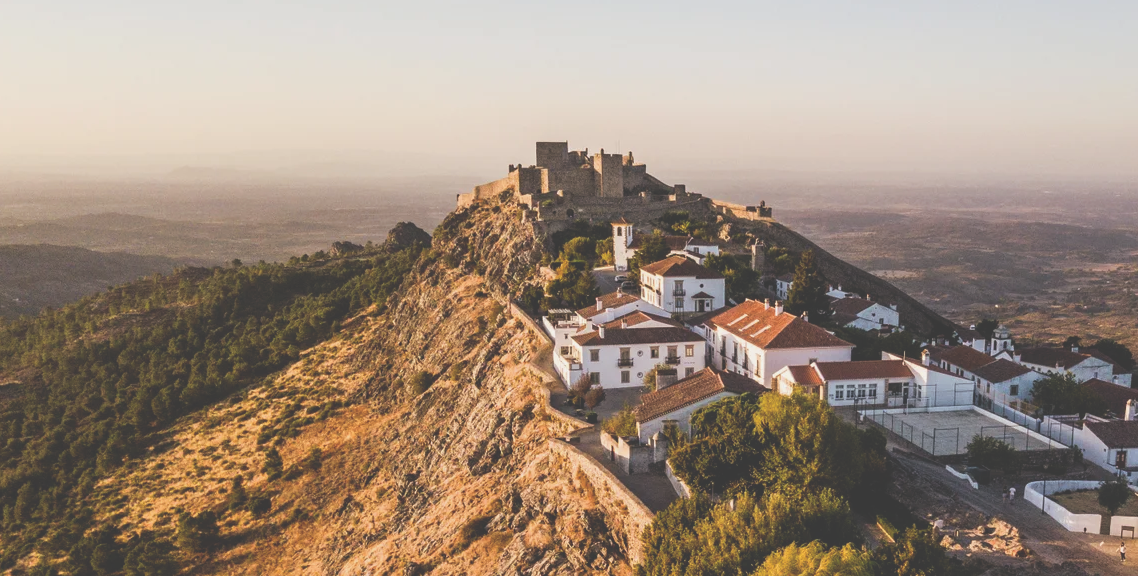
#> input picture Parte06/images/marvao/1.png, 1138 x 576 px, found by its file name
$ python main.py
#> lines starting #> are read from the running program, lines starting #| are printed output that depends on the picture
#!/usr/bin/env python3
# shebang line for linux / mac

from copy import deepcopy
import glob
from random import randint
import cv2  # import the opencv library
from matplotlib import pyplot as plt
import numpy as np
import argparse

import matplotlib
matplotlib.use('Agg')


def main():

    # ------------------------------------
    # Setu pargparse
    # ------------------------------------
    parser = argparse.ArgumentParser(
        prog='Traffic car couter',
        description='Counts cars',
        epilog='This is finished')

    parser.add_argument('-qi', '--query_image', type=str, default='../images/santorini/1.png')
    parser.add_argument('-ti', '--target_image', type=str, default='../images/santorini/1.png')

    args = vars(parser.parse_args())
    print(args)

    # ----------------------------------
    # Load the query and target images
    # ----------------------------------
    q_image = cv2.imread(args['query_image'])
#> q_image is the input picture: shape (576, 1138, 3); mean B, G, R 124.3, 138.9, 156
    q_gray_image = cv2.cvtColor(q_image, cv2.COLOR_BGR2GRAY)  # type: ignore
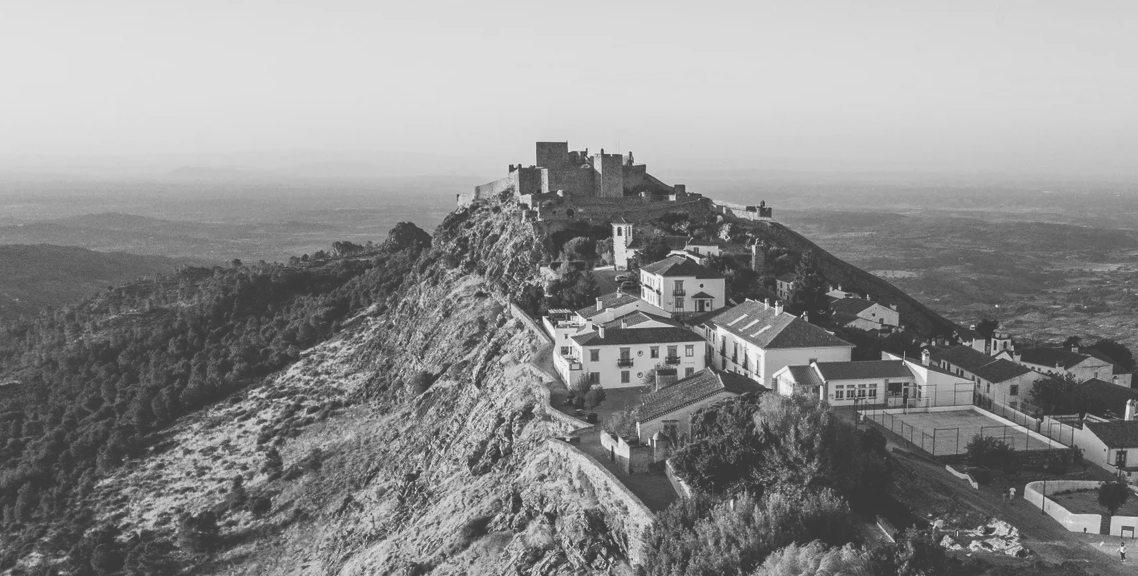
#> q_gray_image: shape (576, 1138); min 57, max 242, mean 142.3

    t_image = cv2.imread(args['target_image'])
    t_gray_image = cv2.cvtColor(t_image, cv2.COLOR_BGR2GRAY)  # type: ignore

    # ----------------------------------
    # Compute sift keypoints and descriptors
    # ----------------------------------
    sift = cv2.SIFT_create(nfeatures=500)  # create an object for the sift
    q_key_points, q_descriptors = sift.detectAndCompute(q_gray_image, None)
#> q_key_points = 500 keypoints; strongest (x, y, size): (747, 299, 1.8), (776, 303, 1.8), (672, 198, 4.4), (602, 150, 2.1)
    t_key_points, t_descriptors = sift.detectAndCompute(t_gray_image, None)
#> t_key_points has the same summary as q_key_points

    # Drawing the keypoints on the query image
    # q_image_gui = deepcopy(q_image)
    # for key_point in q_key_points:  # iterate all keypoints
    #     x = int(key_point.pt[0])
    #     y = int(key_point.pt[1])

    #     color = (randint(0, 255), randint(0, 255), randint(0, 255))
    #     radius = 30
    #     cv2.circle(q_image_gui, (x, y), radius, color, 3)  # type: ignore

    # # Drawing the keypoints on the target image
    # t_image_gui = deepcopy(t_image)
    # for key_point in t_key_points:  # iterate all keypoints
    #     x = int(key_point.pt[0])
    #     y = int(key_point.pt[1])

    #     color = (randint(0, 255), randint(0, 255), randint(0, 255))
    #     radius = 30
    #     cv2.circle(t_image_gui, (x, y), radius, color, 3)  # type: ignore

    # ----------------------------------
    # Feature matching
    # ----------------------------------
    index_params = dict(algorithm=1, trees=15)
    search_params = dict(checks=50)
    flann_matcher = cv2.FlannBasedMatcher(index_params, search_params)
    best_matches = flann_matcher.knnMatch(q_descriptors, t_descriptors, k=1)
#> best_matches = 500 matches

    q_image_gui = deepcopy(q_image)
    t_image_gui = deepcopy(t_image)
    # Create a list of matches
    matches = []
    for match_idx, match in enumerate(best_matches):

        best_match = match[0]  # to get the cv2.DMatch from the tuple [match = (cv2.DMatch)]
        matches.append(best_match)  # create a list to show with drawMatches

        q_idx = best_match.queryIdx
        t_idx = best_match.trainIdx

        # retrieving the coordinates of the points that are associated in this match
        x_q, y_q = int(q_key_points[q_idx].pt[0]), int(q_key_points[q_idx].pt[1])
        x_t, y_t = int(t_key_points[t_idx].pt[0]), int(t_key_points[t_idx].pt[1])

        color = (randint(0, 255), randint(0, 255), randint(0, 255))
        cv2.circle(q_image_gui, (x_q, y_q), 30, color, 3)
        cv2.circle(t_image_gui, (x_t, y_t), 30, color, 3)
#> this loop made 500 passes
#> (x_q, y_q, x_t, y_t, color) on passes 1 to 3: (728, 324, 728, 324, (197, 215, 20)), (487, 333, 487, 333, (132, 248, 207)), (488, 340, 488, 340, (155, 244, 183))
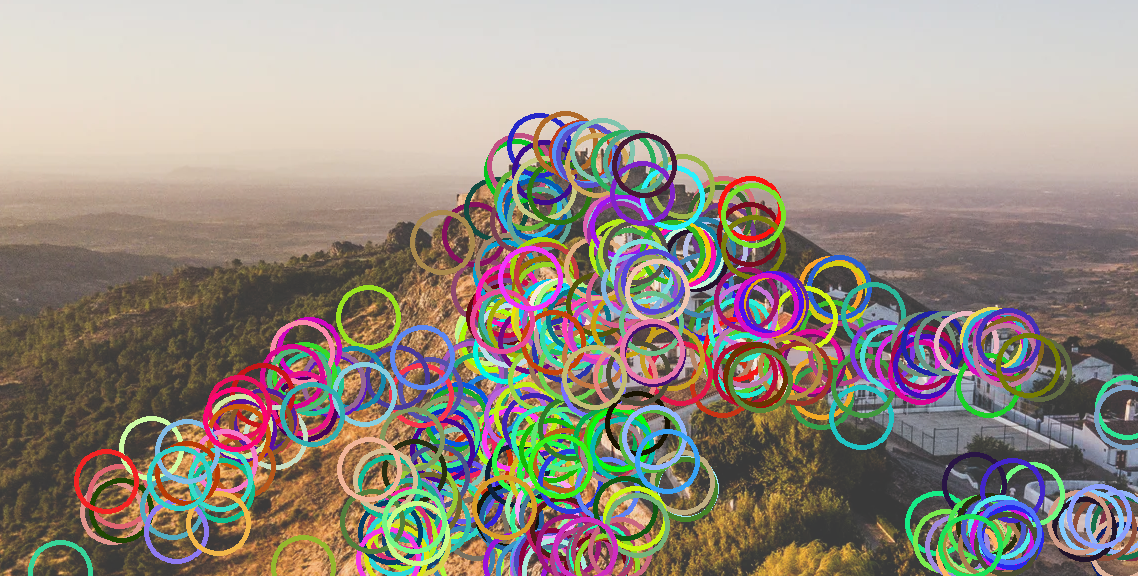
#> q_image_gui: shape (576, 1138, 3); mean B, G, R 132.6, 142.7, 152.7
#> after the loop, matches = 500 matches

    win_name = 'query image'
    cv2.namedWindow(win_name, cv2.WINDOW_NORMAL)
    cv2.imshow(win_name, q_image_gui)  # type: ignore
    win_name = 'target image'
    cv2.namedWindow(win_name, cv2.WINDOW_NORMAL)
    cv2.imshow(win_name, t_image_gui)  # type: ignore
    cv2.waitKey(0)
#
# ------------------------------------
# Open the video file
# -------------------------------------


if __name__ == '__main__':
    main()

$ run again, with Parte06/images/marvao/2.png copied over Parte06/images/marvao/1.png
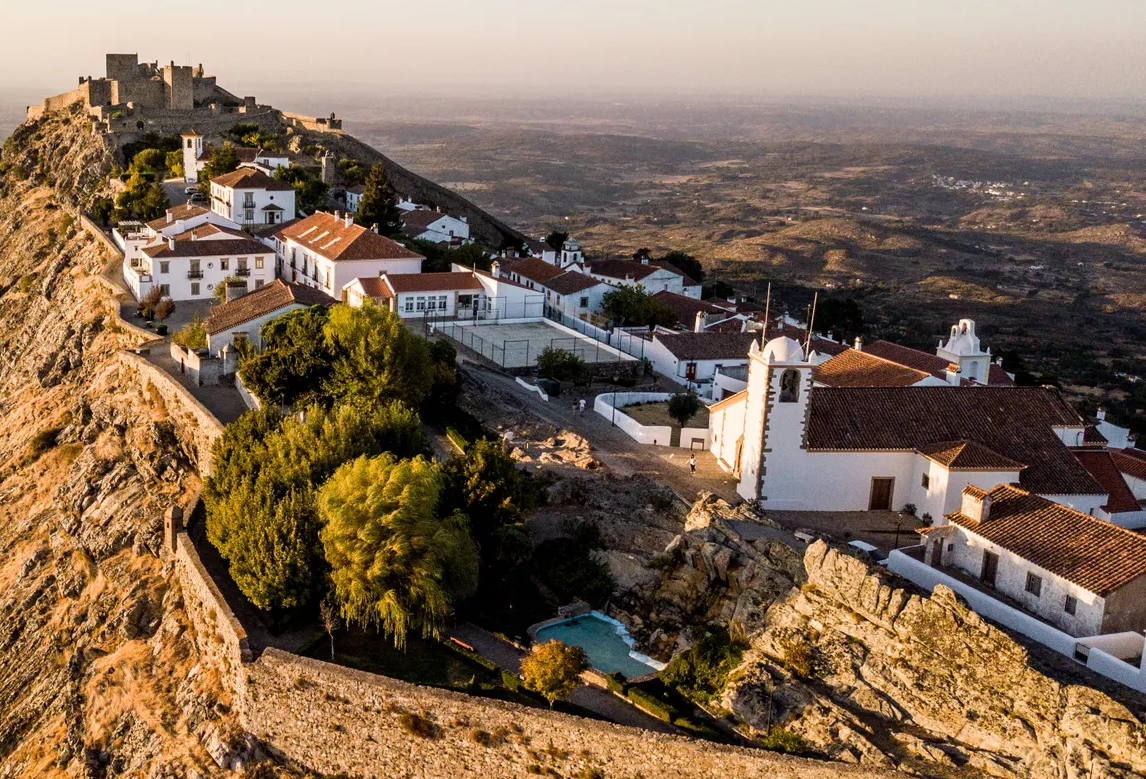
#> input picture Parte06/images/marvao/2.png, 1146 x 779 px, found by its file name
#> in main, q_image is the input picture: shape (779, 1146, 3); mean B, G, R 83, 104.3, 126.1
#> in main, `q_gray_image = cv2.cvtColor(q_image, cv2.COLOR_BGR2GRAY)`:
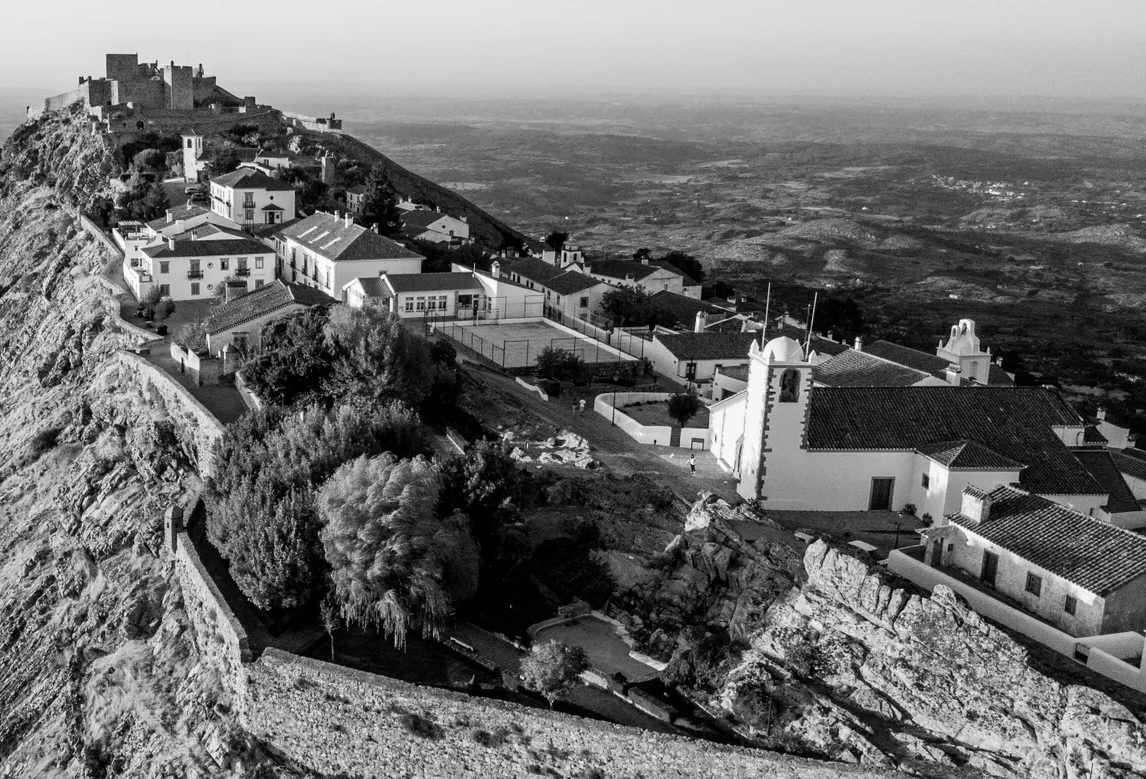
#> q_gray_image: shape (779, 1146); min 0, max 255, mean 108.4
#> q_key_points = 500 keypoints; strongest (x, y, size): (271, 198, 2.3), (857, 339, 2.6), (317, 211, 2), (655, 441, 1.9)
#> t_key_points has the same summary as q_key_points
#> best_matches = 500 matches
#> the loop in main, `for match_idx, match in enumerate(best_matches): ` made 500 passes
#> (x_q, y_q, x_t, y_t, color) on passes 1 to 3: (697, 319, 697, 319, (197, 215, 20)), (564, 260, 564, 260, (132, 248, 207)), (223, 266, 223, 266, (155, 244, 183))
#> after the loop in main, `for match_idx, match in enumerate(best_matches):`:
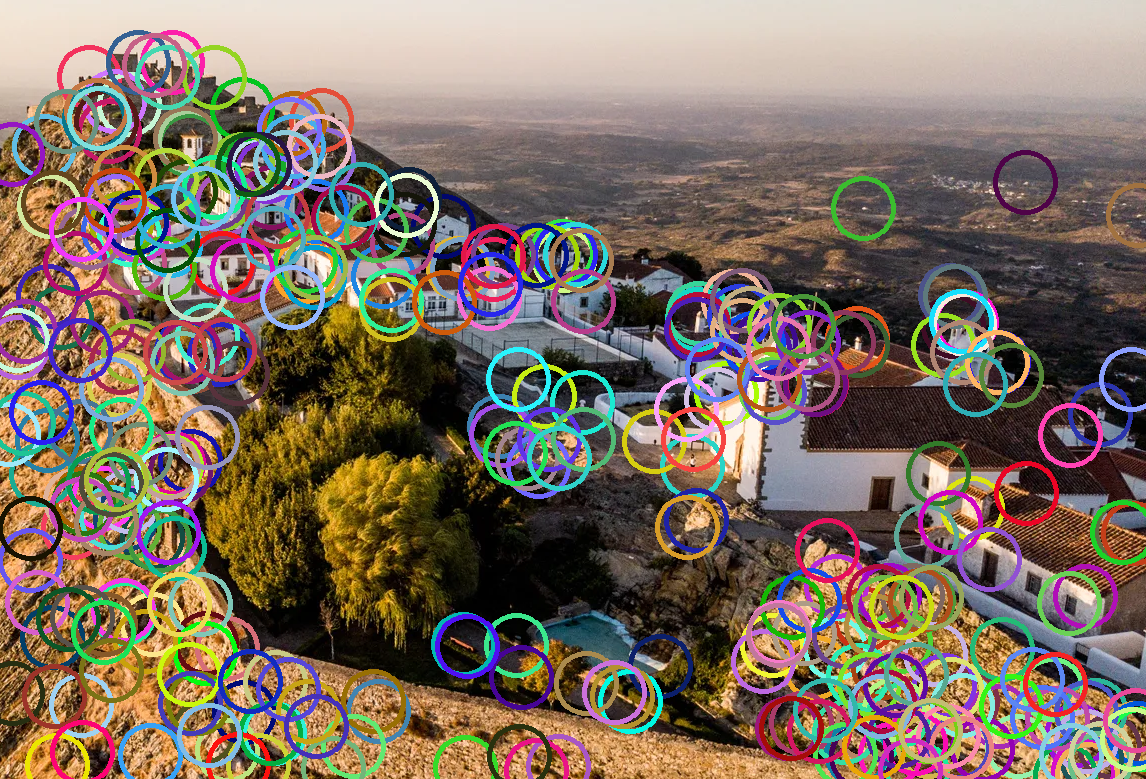
#> q_image_gui: shape (779, 1146, 3); mean B, G, R 97.7, 110.5, 125.7
